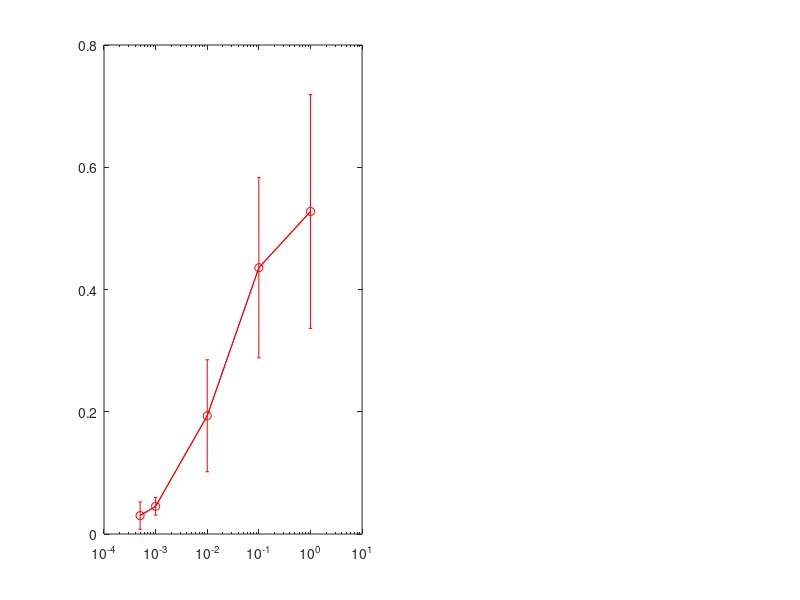

Reproduce this figure in MATLAB. (Note: this script raises an error after producing the figure.)
%% Code for infected fraction analysis
clear all
close all

% Load the Fraction Data (contains data for fractions of infected cells)
load('Fraction_Data.mat')

% Figure for fractions of infected cells at two different times
figure(3)

%% Plot 1: Fractions at T=24 hours (MOI data)
subplot(1,2,1)
semilogx(x, Frac24_ave, 'r-o', 'MarkerSize', 6)  % Plot average fraction at T=24h
hold on
errorbar(x, Frac24_ave, Std_frac24, Std_frac24, 'r-', 'LineWidth', 1)  % Error bars for T=24h

% Interpolated data points for specific MOIs
semilogx(0.0008, Int1(2), 'r*', 0.002, Int1(4), 'r*', 0.03, Int1(6), 'r*', 'MarkerSize', 8)

% Set plot labels, title, and axis limits
title('T=24h', 'Interpreter', 'latex', 'FontSize', 16)
xlabel('MOI', 'Interpreter', 'latex', 'FontSize', 16)
ylabel('Fractions of infected cells', 'Interpreter', 'latex', 'FontSize', 16)
ylim([0 1.5])
xlim([0.0005 1])
axis square

%% Plot 2: Fractions at T=48 hours (MOI data)
subplot(1,2,2)
semilogx(x, Frac48_ave, 'b-o', 'MarkerSize', 6)  % Plot average fraction at T=48h
hold on
errorbar(x, Frac48_ave, Std_frac48, Std_frac48, 'b-', 'LineWidth', 1)  % Error bars for T=48h

% Interpolated data points for specific MOIs
semilogx(0.0008, Int2(2), 'b*', 0.002, Int2(4), 'b*', 0.03, Int2(6), 'b*', 'MarkerSize', 8)

% Set plot labels, title, and axis limits
legend('Data', '', 'Interp. data', 'Interpreter', 'latex', 'FontSize', 16)
title('T=48h', 'Interpreter', 'latex', 'FontSize', 16)
xlabel('MOI', 'Interpreter', 'latex', 'FontSize', 16)
ylim([0 1.5])
xlim([0.0005 1])
axis square

%% Plot 3: Ratio of Fractions at T=48h / T=24h
figure(4)
semilogx(x, Ratio, 'k-o', 'MarkerSize', 6, 'LineWidth', 1)  % Plot ratio of T=48h to T=24h
hold on
errorbar(x, Ratio, Std_ratio, Std_ratio, 'k-', 'LineWidth', 0.6)  % Error bars for ratio

% Interpolated data points for specific MOIs
semilogx(0.0008, Int2(2) / Int1(2), 'k*', 0.002, Int2(4) / Int1(4), 'k*', 0.03, Int2(6) / Int1(6), 'k*', 'MarkerSize', 8)

% Set plot labels, title, and axis limits
ylabel('$\frac{I(T=48)}{I(T=24)}$', 'Interpreter', 'latex', 'FontSize', 16)
xlabel('MOI', 'Interpreter', 'latex', 'FontSize', 16)
legend('Data', '', 'Interp. Data', 'Interpreter', 'latex', 'FontSize', 16)
title('Ratio', 'Interpreter', 'latex', 'FontSize', 16)
xlim([0.0005-0.00001 1])
axis square

%% Forward Model for MOI = 0.03 (Numerical Results)

% Load data for MOI=0.03 and relevant parameters
T_point = load('Data/Data_extract_041122/Time_OV03.txt');  % Time data (hours)
load ('K_opt_Tonly.mat', 'K_opt')  % Load optimized K values
load('Extended_Burst_size_analysis/alfabetagamma_opt_OV03_c25.mat');  % Load optimal parameters for MOI=0.03

% Load experimental data for MOI=0.03
PBT030_Y1 = load('Data_extract_041122/PBT030_OV03_Y1.txt');  % Data at T=0
PBT030_Y2 = load('Data/Data_extract_041122/PBT030_OV03_Y2.txt');  % Data at T=24
PBT030_Y3 = load('Data/Data_extract_041122/PBT030_OV03_Y3.txt');  % Data at T=48

% Average the experimental data for MOI=0.03
PBT030_ave = mean([PBT030_Y1 PBT030_Y2 PBT030_Y3], 2);

% Set parameters for the model
K = K_opt;
alfa = alfa_opt;
gamma = gamma_opt;
beta = beta_opt;
omega = 0.5;
b = 25;

% Initial conditions (initial values for T, I, V)
time = T_point;
T_0 = PBT030_ave(1);
I_0 = 0;
V_0_03 = 0.03;
Init = [T_0; I_0; V_0_03];

% Solve the ODEs using ode45
[t, y] = ode45(@(t, y) Ov(t, y, [alfa K beta gamma b omega]), time, Init, []);

% Find the indices for T=24h and T=48h
indx_24 = find(fix(t) == 24);
indx_24 = indx_24(1);
indx_48 = find(fix(t) == 48);
indx_48 = indx_48(1);

% Calculate the infected fraction at T=24h and T=48h
I24_03 = y(indx_24, 2) / (y(indx_24, 1) + y(indx_24, 2));
I48_03 = y(indx_48, 2) / (y(indx_48, 1) + y(indx_48, 2));

% Plot the model results for MOI = 0.03
figure(3)
subplot(1, 2, 1)
hold on
semilogx(V_0_03, I24_03, 'k*', 'MarkerSize', 8)
subplot(1, 2, 2)
semilogx(V_0_03, I48_03, 'k*', 'MarkerSize', 8)

% Plot the ratio of infected fractions
figure(4)
semilogx(V_0_03, I48_03 / I24_03, 'r*', 'MarkerSize', 6)
hold on

%% Forward Model for MOI = 0.002 (Similar to MOI = 0.03)

% Load the data for MOI=0.002 and other relevant parameters
T_point = load('Data/Data_extract_041122/Time_OV002.txt');
load('Extended_Burst_size_analysis/alfabetagamma_opt_OV002_c25.mat');  % MOI = 0.002 parameters
PBT030_Y1 = load('Data/Data_extract_041122/PBT030_OV002_Y1.txt');
PBT030_Y2 = load('Data/Data_extract_041122/PBT030_OV002_Y2.txt');
PBT030_Y3 = load('Data/Data_extract_041122/PBT030_OV002_Y3.txt');
PBT030_ave = mean([PBT030_Y1 PBT030_Y2 PBT030_Y3], 2);

% Set parameters and initial conditions
V_0_002 = 0.002;
Init = [PBT030_ave(1); 0; V_0_002];  % Initial conditions for MOI=0.002
[t, y] = ode45(@(t, y) Ov(t, y, [alfa K beta gamma b omega]), time, Init, []);

% Calculate infected fractions at T=24h and T=48h
indx_24 = find(fix(t) == 24);
indx_48 = find(fix(t) == 48);
I24_002 = y(indx_24, 2) / (y(indx_24, 1) + y(indx_24, 2));
I48_002 = y(indx_48, 2) / (y(indx_48, 1) + y(indx_48, 2));

% Plot the model results for MOI = 0.002
figure(3)
subplot(1, 2, 1)
hold on
semilogx(V_0_002, I24_002, 'k*', 'MarkerSize', 8)
subplot(1, 2, 2)
semilogx(V_0_002, I48_002, 'k*', 'MarkerSize', 8)

% Plot the ratio of infected fractions
figure(4)
semilogx(V_0_002, I48_002 / I24_002, 'r*', 'MarkerSize', 6)
hold on

%% Forward Model for MOI = 0.0008 (Similar to MOI = 0.03)

% Load the data for MOI=0.0008 and other relevant parameters
T_point = load('Data/Data_extract_041122/Time_OV0008.txt');
load('Extended_Burst_size_analysis/alfabetagamma_opt_OV0008_c25.mat');
PBT030_Y1 = load('Data/Data_extract_041122/PBT030_OV0008_Y1.txt');
PBT030_Y2 = load('Data/Data_extract_041122/PBT030_OV0008_Y2.txt');
PBT030_Y3 = load('Data/Data_extract_041122/PBT030_OV0008_Y3.txt');
PBT030_ave = mean([PBT030_Y1 PBT030_Y2 PBT030_Y3], 2);

% Set parameters and initial conditions for MOI = 0.0008
V_0_0008 = 0.0008;
Init = [PBT030_ave(1); 0; V_0_0008];
[t, y] = ode45(@(t, y) Ov(t, y, [alfa K beta gamma b omega]), time, Init, []);

% Calculate infected fractions at T=24h and T=48h
indx_24 = find(fix(t) == 24);
indx_48 = find(fix(t) == 48);
I24_0008 = y(indx_24, 2) / (y(indx_24, 1) + y(indx_24, 2));
I48_0008 = y(indx_48, 2) / (y(indx_48, 1) + y(indx_48, 2));

% Plot the model results for MOI = 0.0008
figure(3)
subplot(1, 2, 1)
hold on
semilogx(V_0_0008, I24_0008, 'k*', 'MarkerSize', 8)
legend('Data', '', 'Interp. data', '', '', 'Num. Res.', '', '', 'Interpreter', 'latex', 'FontSize', 16)
subplot(1, 2, 2)
semilogx(V_0_0008, I48_0008, 'k*', 'MarkerSize', 8)
legend('Data', '', 'Interp. data', '', '', 'Num. Res.', '', '', 'Interpreter', 'latex', 'FontSize', 16)

% Plot the ratio of infected fractions
figure(4)
semilogx(V_0_0008, I48_0008 / I24_0008, 'r*', 'MarkerSize', 6)
hold on

%% Save Results
save(['NumRes_Inf_b_', num2str(b), '_omega_', num2str(omega), '.mat'], ...
     'V_0_03', 'I24_03', 'I48_03', 'V_0_002', 'I24_002', 'I48_002', 'V_0_0008', 'I24_0008', 'I48_0008')

%% ODE Model Function
function [dydt] = Ov(t, y, par)
    % Define parameters
    alfa = par(1);
    K = par(2);
    beta = par(3);
    gamma = par(4);
    b = par(5);
    omega = par(6);
    
    % State variables
    T = y(1);  % Tumor cells
    I = y(2);  % Infected cells
    V = y(3);  % Virus concentration
    
    % Define the differential equations
    dTdt = alfa * T * (1 - (T + I) / K) - beta * T * V;  % Tumor growth
    dIdt = beta * T * V - gamma * I;  % Infected cell dynamics
    dVdt = b * gamma * I - omega * V;  % Virus dynamics
    
    % Return the derivatives
    dydt = [dTdt; dIdt; dVdt];
end